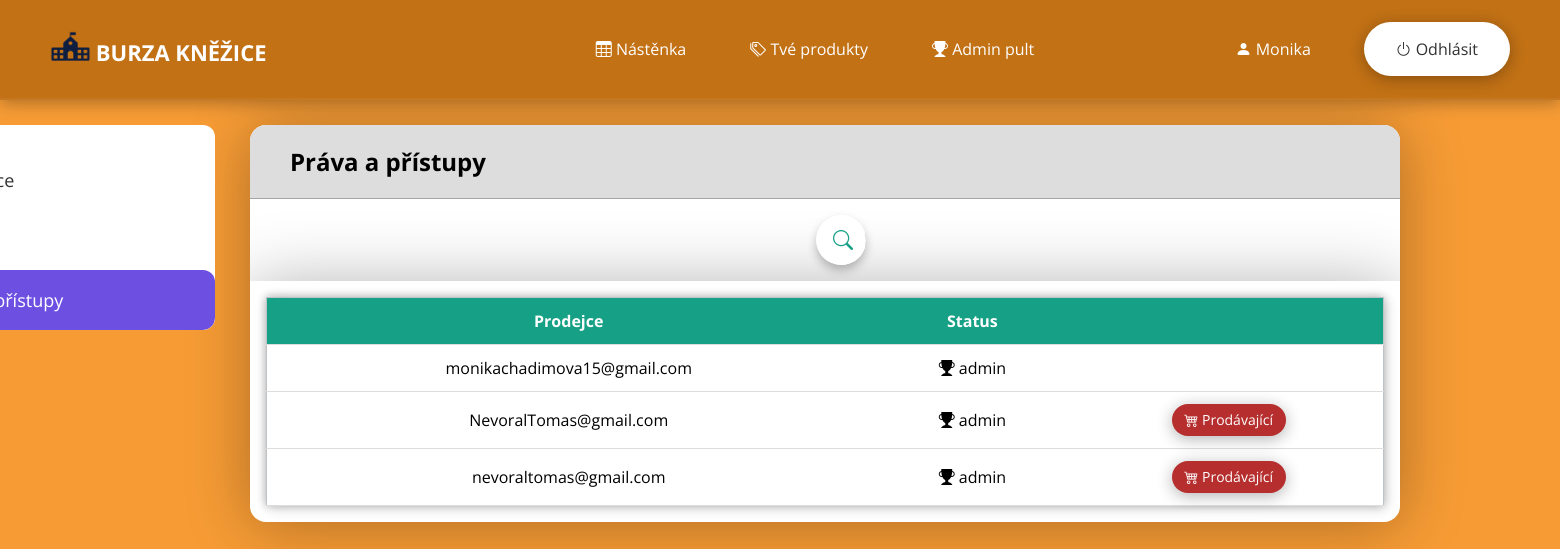
Before: /make_seller/2 (signed in) with the older database file.
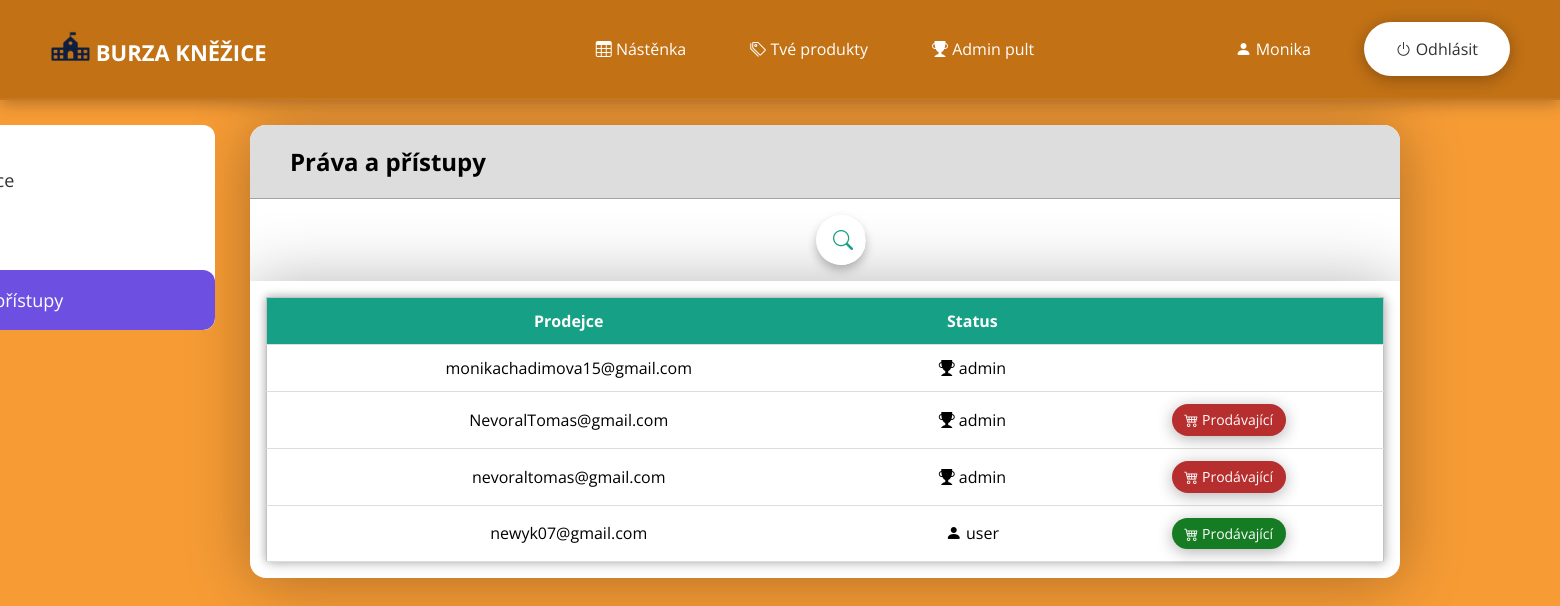
After: the same page with the newer database file.
### web/models.py (models this page shows)
class User(db.Model, UserMixin):
    id = db.Column(db.Integer, primary_key=True)
    email = db.Column(db.String(150), unique=True)
    username = db.Column(db.String(150), unique=True)
    password = db.Column(db.String(150))
    tel_number = db.Column(db.String(150))
    town = db.Column(db.String(150))
    street = db.Column(db.String(150))
    psc = db.Column(db.String(150))
    status = db.Column(db.String(150))
    token = db.Column(db.String(150))
    date_created = db.Column(db.DateTime(timezone=True), default=func.now())
    posts = db.relationship('Post', backref='user', passive_deletes=True)

### web/views.py (the view)
@views.route("/make_seller/<id>")
@login_required
def make_seller(id):
    user = User.query.filter_by(id=id).first()
    user.status = "seller"
    db.session.commit()
    flash('Hodnost uživatele byla změněna', category='success')
    return render_template("admin_page.html", users=User.query.all(), user=current_user, posts=Post.query.all(), username=current_user.username, tab='4')

### web/__init__.py (called while the page is built)
def create_app():
    app =  Flask(__name__)
    toastr = Toastr(app)
    app.config['SECRET_KEY'] = 'idontcare'
    app.config['SQLALCHEMY_DATABASE_URI'] = f'sqlite:///{DB_NAME}'
    app.config['SQLALCHEMY_TRACK_MODIFICATIONS'] = True
    db.init_app(app)
    from .views import views
    app.register_blueprint(views, url_prefix="/")
    from .auth import auth
    app.register_blueprint(auth, url_prefix="/")
    from .models import User, Post, Burza
    create_database(app)
    login_manager = LoginManager()
    login_manager.login_view = "auth.login"
    login_manager.init_app(app)
    @login_manager.user_loader
    def load_user(id):
        return User.query.get(int(id))
    return app

### web/flash_toastr/__init__.py (called while the page is built)
    @staticmethod
    def include_toastr_js(version=None, js_filename=None):
        if version is None:
            version = current_app.config.get('TOASTR_VERSION')
        if js_filename is None:
            js_filename = current_app.config.get('TOASTR_JS_FILENAME')
        js = '<script src="//cdnjs.cloudflare.com/ajax/libs/' \
             'toastr.js/{0}/{1}"></script>\n'.format(version, js_filename)
        return Markup(js)

    @staticmethod
    def include_toastr_css(version=None, css_filename=None):
        if version is None:
            version = current_app.config.get('TOASTR_VERSION')
        if css_filename is None:
            css_filename = current_app.config.get('TOASTR_CSS_FILENAME')
        css = '<link href="//cdnjs.cloudflare.com/ajax/libs/' \
              'toastr.js/{0}/{1}" rel="stylesheet" />\n'.format(
                version,
                css_filename
                )
        if current_app.config.get('TOASTR_OPACITY'):
            return Markup(css)
        else:
            return Markup('''
<style type = text/css>
  #toast-container>div {
    opacity: 1 !important;
  }
</style> {0}'''.format(css))

    @staticmethod
    def include_jquery(version=None):
        if version is None:
            version = current_app.config.get('TOASTR_JQUERY_VERSION')
        js = ('<script src="//code.jquery.com/' +
              'jquery-{0}.min.js"></script>'.format(version))
        return Markup(js)

    @staticmethod
    def context_processor():
        return {'toastr': current_app.extensions['toastr']}

### web/templates/admin_page.html (shortened to what this page needs)
{% extends "auth_base.html" %}
{% block content %}
<div class="content">
  <div class="list">
    <label for="reg" class="reg">
      <span class="title"> Registrace</span>
    </label>
    <label for="sell" class="sell">
    </label>
    <label for="rights" class="rights">
      <span class="title"> Práva a přístupy</span>
    </label>
    <div class="slider"></div>
  </div>
  <div class="text-content">
    <div class="rights text">
      <div class="header-table">
        <h2>Práva a přístupy</h2>
      </div>
      <form method = "POST" class="form-table" action="{{ url_for('views.admin') }}">
        <div class="box">
          <div class="search-box">
            <label for="chicck" class="icon">
              <i class="bi bi-search"></i>
            </label>
          </div>
        </div>
        <div class="container-table">
          <table id='table-rights'>
            <tr id="head">
              <th scope="col">Prodejce</th>
              <th scope="col">Status</th>
              <th scope="col"></th>
            </tr>
            {% for userp in users %}
              <tr>
                <td>{{ userp.email }}</td>
                <td>
                  {% if userp.status == "user" %}
                    <i class="bi bi-person-fill"></i> {{ userp.status }}
                  {% elif userp.status == "seller" %}
                    <i class="bi bi-cart4"></i> {{ userp.status }}
                  {% elif userp.status == "admin" %}
                    <i class="bi bi-trophy-fill"></i> {{ userp.status }}
                  {% endif %}
                  </td>
                {% if userp.email != "monikachadimova15@gmail.com" %}
                  {% if userp.status == "user" %}
                    <td>
                      <a href="/make_seller/{{userp.id}}" id="table-button-update">
                        <i class="bi bi-cart4"></i> Prodávající
                      </a>
                    </td>
                  {% elif userp.status == "admin" %}
                    <td>
                      <a href="/make_seller/{{userp.id}}" id="table-button-del">
                        <i class="bi bi-cart4"></i> Prodávající
                      </a>
                    </td>
                  {% endif %}
                {% else %}
                  <td></td>
                {% endif %}
              </tr>
            {% endfor%}
          </table>
        </div>
      </form>
    </div>
  </div>
</div>
{% endblock %}

### web/templates/auth_base.html (shortened to what this page needs)
<!doctype html>
<html lang="cz">
    <link rel="stylesheet"
      href="https://cdn.jsdelivr.net/npm/bootstrap-icons@1.5.0/font/bootstrap-icons.css">
    <link rel = "stylesheet"
      href = "{{ url_for('static', filename='CSS/style.css') }}">
    <link rel="stylesheet"
      href="https://cdnjs.cloudflare.com/ajax/libs/font-awesome/4.7.0/css/font-awesome.min.css">
    {{ toastr.include_toastr_css() }}
  </head>
  <body>
    <header>
      <div class="container_navbar">
        <nav class="nav">
          <a href="{{ url_for('views.home') }}" class="logo">
            <img src="{{ url_for('static', filename='source/logo2.png') }}"
              alt=""
              width="40"
              height="30"
              class="d-inline-block align-text-middle">
              BURZA KNĚŽICE
          </a>
          <ul class="nav-list">
            <li>
              <a href="{{ url_for('views.home') }}" class="nav-link">
                <i class="bi bi-table"></i> Nástěnka
              </a>
            </li>
            {% if user.is_authenticated %}
              <li>
                <a href="{{ url_for('views.posts', username=user.username) }}" class="nav-link">
                  <i class="bi bi-tags"></i> Tvé produkty
                </a>
              </li>
              {% if user.status != 'user' %}
                <li>
                  <a href="{{ url_for('views.admin') }}" class="nav-link">
                    {% if user.status == 'admin' %}
                      <i class="bi bi-trophy-fill"></i> Admin pult
                    {% else %}
                      <i class="bi bi-cart4"></i> Prodejní pult
                    {% endif %}
                  </a>
                </li>
              {% endif %}
            {% endif %}
          </ul>
          <ul class="log-list">
            {% if user.is_authenticated %}
              <li>
                <a href="{{ url_for('views.profile', username=user.username) }}" class="nav-link">
                  <i class="bi bi-person-fill"></i> {{user.username}}
                </a>
              </li>
              <li>
                <a href="{{ url_for('auth.logout') }}" id="nav-cta">
                  <i class="bi bi-power"></i> Odhlásit
                </a>
              </li>
            {% endif %}
          </ul>
        </nav>
      </div>
    </header>
    <div class="container-content">
        {% block content %}{% endblock %}
    </div>
  </body>
</html>

Changed rows visible on the page:
added User: email "newyk07@gmail.com", status "user"
